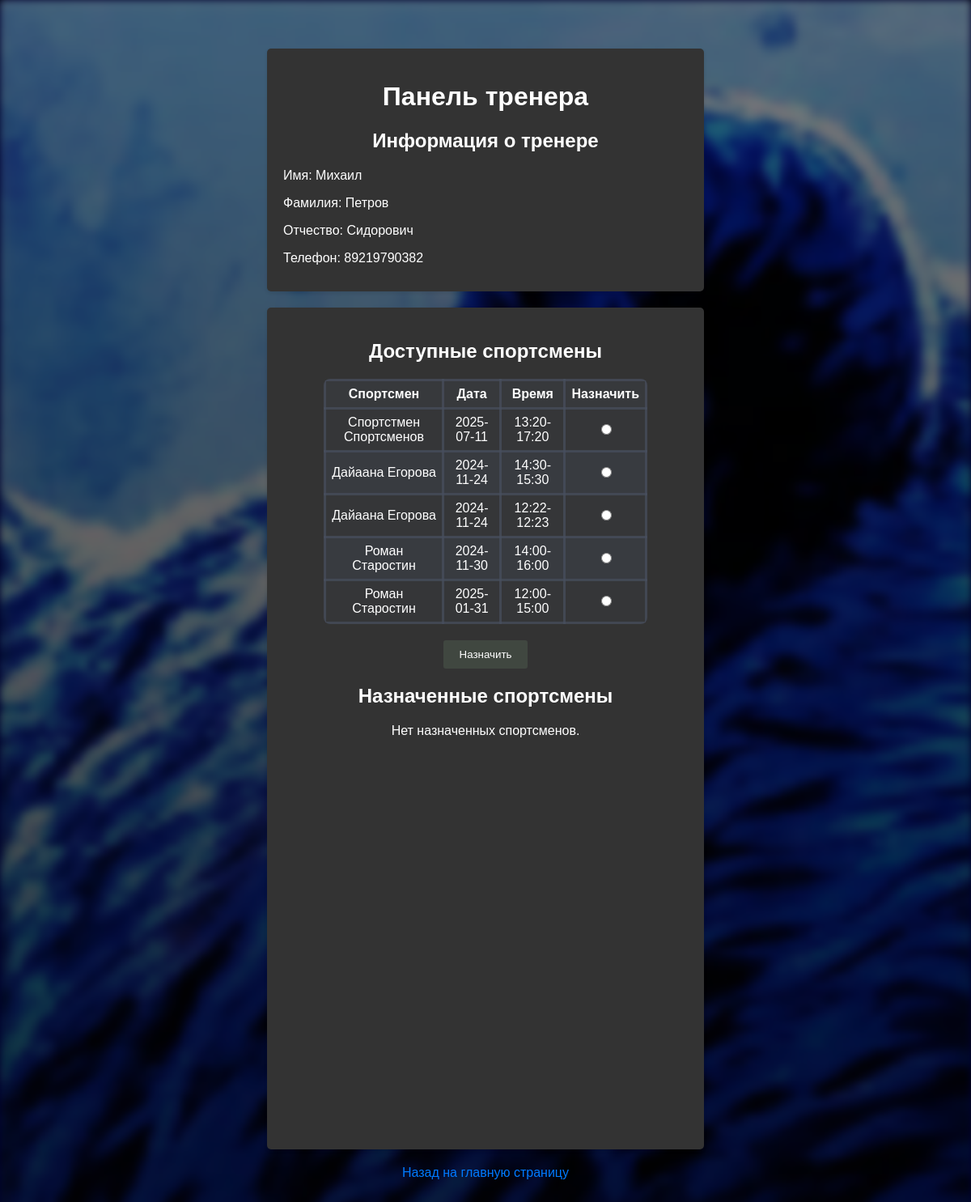
/coach_panel.php (signed in), run on the app's committed database.
### tables this page shows
CREATE TABLE `coaches` (
  `id` int(11) NOT NULL,
  `first_name` varchar(255) NOT NULL,
  `last_name` varchar(255) NOT NULL,
  `patronymic` varchar(255) DEFAULT NULL,
  `username` varchar(255) NOT NULL,
  `password` varchar(255) NOT NULL,
  `phone` varchar(20) DEFAULT NULL
);

CREATE TABLE `athlete_availability` (
  `id` int(11) NOT NULL,
  `athlete_id` int(11) NOT NULL,
  `date` date NOT NULL,
  `time_interval` text NOT NULL
);

CREATE TABLE `athletes` (
  `id` int(11) NOT NULL,
  `username` varchar(255) NOT NULL,
  `password` varchar(255) NOT NULL,
  `first_name` varchar(255) DEFAULT NULL,
  `last_name` varchar(255) DEFAULT NULL,
  `patronymic` varchar(255) DEFAULT NULL,
  `birthdate` date DEFAULT NULL
);

### functions.php (called while the page is built, shortened)
<?php
function getCoachInfo($coachId, $conn) {
    $sql = "SELECT first_name, last_name, patronymic, phone FROM coaches WHERE id = ?";
    $stmt = $conn->prepare($sql);
    $stmt->bind_param("i", $coachId);
    $stmt->execute();
    $result = $stmt->get_result();
    return $result->fetch_assoc();
}
function getAthleteAvailability($coachId, $conn) {
    $sql = "SELECT a.id AS athlete_id, a.first_name, a.last_name, aa.date, aa.time_interval
            FROM athletes a
            JOIN athlete_availability aa ON a.id = aa.athlete_id
            LEFT JOIN coach_athlete_assignments caa ON a.id = caa.athlete_id AND caa.date = aa.date AND caa.coach_id = ?
            WHERE caa.coach_id IS NULL";
    $stmt = $conn->prepare($sql);
    $stmt->bind_param("i", $coachId);
    $stmt->execute();
    $result = $stmt->get_result();
    return $result;
}
function getAssignedAthletes($coachId, $conn){
  $sql = "SELECT DISTINCT a.first_name, a.last_name, caa.date, aa.time_interval
          FROM athletes a
          JOIN coach_athlete_assignments caa ON a.id = caa.athlete_id
          JOIN athlete_availability aa ON a.id = aa.athlete_id AND caa.date = aa.date
          WHERE caa.coach_id = ?
          GROUP BY a.first_name, a.last_name, caa.date, aa.time_interval";
  $stmt = $conn->prepare($sql);
  $stmt->bind_param("i", $coachId);
  $stmt->execute();
  $result = $stmt->get_result();
  return $result;
}
?>

### coach_panel.php (the view, shortened to what this page needs)
<?php
require_once 'functions.php';
$conn = connect_db();
$coachId = $_SESSION["coach_id"];
$coachInfo = getCoachInfo($coachId, $conn);
$resultAthleteAvailability = getAthleteAvailability($coachId, $conn);
$resultAssignedAthletes = getAssignedAthletes($coachId, $conn);
?>
<!DOCTYPE html>
<html>
<head>
    <link rel="stylesheet" href="style-coach.css">
</head>
<body>
            <div class="content">
                <div class="container">
                    <form class="form2" method="post">
                            <h1>Панель тренера</h1>
                            <h2>Информация о тренере</h2>
                                <div class="text222">
                                    <p>Имя: <?php echo $coachInfo['first_name']; ?></p>
                                    <p>Фамилия: <?php echo $coachInfo['last_name']; ?></p>
                                    <p>Отчество: <?php echo $coachInfo['patronymic']; ?></p>
                                    <p>Телефон: <?php echo $coachInfo['phone']; ?></p>
                                </div>
                    </form>
                    <form class="form1" method="post">
                            <h2>Доступные спортсмены</h2>
                            <?php if ($resultAthleteAvailability && $resultAthleteAvailability->num_rows > 0): ?>
                                    <table>
                                        <thead>
                                            <tr>
                                                <th>Спортсмен</th>
                                                <th>Дата</th>
                                                <th>Время</th>
                                                <th>Назначить</th>
                                            </tr>
                                        </thead>
                                        <tbody>
                                            <?php while ($row = $resultAthleteAvailability->fetch_assoc()): ?>
                                                <tr>
                                                    <td><?php echo $row['first_name'] . ' ' . $row['last_name']; ?></td>
                                                    <td><?php echo $row['date']; ?></td>
                                                    <td><?php echo $row['time_interval']; ?></td>
                                                    <td>
                                                        <input type="radio" name="athlete_id" value="<?php echo $row['athlete_id']; ?>">
                                                    </td>
                                                </tr>
                                            <?php endwhile; ?>
                                        </tbody>
                                    </table>
                                    <input type="submit" value="Назначить">
                    <?php else: ?>
                        <p>Нет доступных спортсменов.</p>
                    <?php endif; ?>
                    <h2>Назначенные спортсмены</h2>
                    <?php if ($resultAssignedAthletes && $resultAssignedAthletes->num_rows > 0): ?>
                        <table>
                            <thead>
                                <tr>
                                    <th>Спортсмен</th>
                                    <th>Дата</th>
                                    <th>Время</th>
                                </tr>
                            </thead>
                            <tbody>
                                <?php while ($row = $resultAssignedAthletes->fetch_assoc()): ?>
                                    <tr>
                                        <td><?php echo $row['first_name'] . ' ' . $row['last_name']; ?></td>
                                        <td><?php echo $row['date']; ?></td>
                                        <td><?php echo $row['time_interval']; ?></td>
                                    </tr>
                                <?php endwhile; ?>
                            </tbody>
                        </table>
                    <?php else: ?>
                        <p>Нет назначенных спортсменов.</p>
                    <?php endif; ?>
                </form>
                    <a href="index.php" class="return-button">Назад на главную страницу</a>
                </div>
            </div>
</body>
</html>

### style-coach.css (style rules this page uses)
body { font-family: 'Arial', sans-serif; margin: 0; background-color: rgb(0, 0, 0); padding: 20px; display: flex; flex-direction: column; align-items: center; min-height: 180vh; }
.content { position: relative; z-index: 3; color: white; text-align: center; padding-top: 20px; flex-direction: column; align-items: center; min-height: 100vh; }
table { width: 80%; margin: 20px auto; border-collapse: collapse; border-radius: 8px; overflow: hidden; }
th, td { padding: 7px; text-align: center; border: 1px solid #333; background-color: rgba(73, 80, 95, 0.1); }
th { background-color: rgba(73, 80, 95, 0.2); font-weight: bold; }
th, td { border: 3px solid rgba(73, 80, 95, 0.71); }
tr:nth-child(even) { background-color: rgba(73, 80, 95, 0.2); }
form { width: 300px; margin: 20px auto; padding: 20px; background-color: #333; border-radius: 5px; box-shadow: 0 2px 5px rgba(0, 0, 0, 0.1); }
.form1 { width: 500px; height: 1000px; margin: 20px auto; padding: 20px; background-color: #333; border-radius: 5px; box-shadow: 0 2px 5px rgba(0, 0, 0, 0.1); }
.text222 { text-align: left; background-color: #333; }
.form2 { width: 500px; height: 260px; margin: 20px auto; padding: 20px; background-color: #333; border-radius: 5px; box-shadow: 0 2px 5px rgba(0, 0, 0, 0.1); }
input[type="submit"] { background-color: #404740; color: white; padding: 10px 20px; border: none; border-radius: 3px; cursor: pointer; transition: background-color 0.3s ease; }
a { display: block; text-align: center; margin-top: 10px; text-decoration: none; color: #007bff; }

### data on the page
coaches: first_name "Михаил", last_name "Петров", patronymic "Сидорович", phone "89219790382"
athlete_availability: athlete.first_name "Спортстмен", athlete.last_name "Спортсменов", date "2025-07-11", time_interval "13:20-17:20"
athlete_availability: athlete.first_name "Дайаана", athlete.last_name "Егорова", date "2024-11-24", time_interval "14:30-15:30"
athlete_availability: athlete.first_name "Дайаана", athlete.last_name "Егорова", date "2024-11-24", time_interval "12:22-12:23"
athlete_availability: athlete.first_name "Роман", athlete.last_name "Старостин", date "2024-11-30", time_interval "14:00-16:00"
athlete_availability: athlete.first_name "Роман", athlete.last_name "Старостин", date "2025-01-31", time_interval "12:00-15:00"
